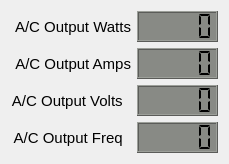
   <widget class="QWidget" name="">
    <property name="geometry">
     <rect>
      <x>110</x>
      <y>550</y>
      <width>218</width>
      <height>146</height>
     </rect>
    </property>
    <layout class="QGridLayout" name="gridLayout_19">
     <item row="0" column="0">
      <layout class="QVBoxLayout" name="verticalLayout_2">
       <item>
        <widget class="QLabel" name="AC_Out_Watts_label">
         <property name="enabled">
          <bool>true</bool>
         </property>
         <property name="maximumSize">
          <size>
           <width>200</width>
           <height>16777215</height>
          </size>
         </property>
         <property name="font">
          <font>
           <pointsize>11</pointsize>
          </font>
         </property>
         <property name="text">
          <string>A/C Output Watts</string>
         </property>
         <property name="alignment">
          <set>Qt::AlignRight|Qt::AlignTrailing|Qt::AlignVCenter</set>
         </property>
        </widget>
       </item>
       <item>
        <widget class="QLabel" name="AC_Out_Amps_label">
         <property name="enabled">
          <bool>true</bool>
         </property>
         <property name="font">
          <font>
           <pointsize>11</pointsize>
          </font>
         </property>
         <property name="text">
          <string>A/C Output Amps</string>
         </property>
         <property name="alignment">
          <set>Qt::AlignRight|Qt::AlignTrailing|Qt::AlignVCenter</set>
         </property>
        </widget>
       </item>
       <item>
        <widget class="QLabel" name="AC_Out_Volts_label">
         <property name="enabled">
          <bool>true</bool>
         </property>
         <property name="font">
          <font>
           <pointsize>11</pointsize>
          </font>
         </property>
         <property name="text">
          <string>A/C Output Volts  </string>
         </property>
         <property name="alignment">
          <set>Qt::AlignRight|Qt::AlignTrailing|Qt::AlignVCenter</set>
         </property>
        </widget>
       </item>
       <item>
        <widget class="QLabel" name="AC_Out_Freq_label">
         <property name="enabled">
          <bool>true</bool>
         </property>
         <property name="font">
          <font>
           <pointsize>11</pointsize>
          </font>
         </property>
         <property name="text">
          <string>A/C Output Freq  </string>
         </property>
         <property name="alignment">
          <set>Qt::AlignRight|Qt::AlignTrailing|Qt::AlignVCenter</set>
         </property>
        </widget>
       </item>
      </layout>
     </item>
     <item row="0" column="1">
      <layout class="QVBoxLayout" name="verticalLayout">
       <item>
        <widget class="QLCDNumber" name="AC_Out_Watts_LCD">
         <property name="minimumSize">
          <size>
           <width>81</width>
           <height>31</height>
          </size>
         </property>
         <property name="maximumSize">
          <size>
           <width>81</width>
           <height>31</height>
          </size>
         </property>
         <property name="font">
          <font>
           <pointsize>11</pointsize>
           <weight>50</weight>
           <bold>false</bold>
          </font>
         </property>
         <property name="styleSheet">
          <string notr="true">QLCDNumber{
background-color: rgb(136, 138, 133);
}</string>
         </property>
         <property name="digitCount">
          <number>5</number>
         </property>
         <property name="segmentStyle">
          <enum>QLCDNumber::Flat</enum>
         </property>
         <property name="value" stdset="0">
          <double>0.000000000000000</double>
         </property>
        </widget>
       </item>
       <item>
        <widget class="QLCDNumber" name="AC_Out_Amps_LCD">
         <property name="minimumSize">
          <size>
           <width>81</width>
           <height>31</height>
          </size>
         </property>
         <property name="maximumSize">
          <size>
           <width>81</width>
           <height>31</height>
          </size>
         </property>
         <property name="font">
          <font>
           <pointsize>11</pointsize>
           <weight>50</weight>
           <bold>false</bold>
          </font>
         </property>
         <property name="styleSheet">
          <string notr="true">QLCDNumber{
background-color: rgb(136, 138, 133);
}</string>
         </property>
         <property name="digitCount">
          <number>5</number>
         </property>
         <property name="segmentStyle">
          <enum>QLCDNumber::Flat</enum>
         </property>
         <property name="value" stdset="0">
          <double>0.000000000000000</double>
         </property>
        </widget>
       </item>
       <item>
        <widget class="QLCDNumber" name="AC_Out_Volts_LCD">
         <property name="minimumSize">
          <size>
           <width>81</width>
           <height>31</height>
          </size>
         </property>
         <property name="maximumSize">
          <size>
           <width>81</width>
           <height>31</height>
          </size>
         </property>
         <property name="font">
          <font>
           <pointsize>11</pointsize>
           <weight>50</weight>
           <bold>false</bold>
          </font>
         </property>
         <property name="styleSheet">
          <string notr="true">QLCDNumber{
background-color: rgb(136, 138, 133);
}</string>
         </property>
         <property name="digitCount">
          <number>5</number>
         </property>
         <property name="segmentStyle">
          <enum>QLCDNumber::Flat</enum>
         </property>
         <property name="value" stdset="0">
          <double>0.000000000000000</double>
         </property>
        </widget>
       </item>
       <item>
        <widget class="QLCDNumber" name="AC_Out_Freq_LCD">
         <property name="minimumSize">
          <size>
           <width>81</width>
           <height>31</height>
          </size>
         </property>
         <property name="maximumSize">
          <size>
           <width>81</width>
           <height>31</height>
          </size>
         </property>
         <property name="font">
          <font>
           <pointsize>11</pointsize>
           <weight>50</weight>
           <bold>false</bold>
          </font>
         </property>
         <property name="styleSheet">
          <string notr="true">QLCDNumber{
background-color: rgb(136, 138, 133);
}</string>
         </property>
         <property name="digitCount">
          <number>5</number>
         </property>
         <property name="segmentStyle">
          <enum>QLCDNumber::Flat</enum>
         </property>
         <property name="value" stdset="0">
          <double>0.000000000000000</double>
         </property>
        </widget>
       </item>
      </layout>
     </item>
    </layout>
   </widget>
